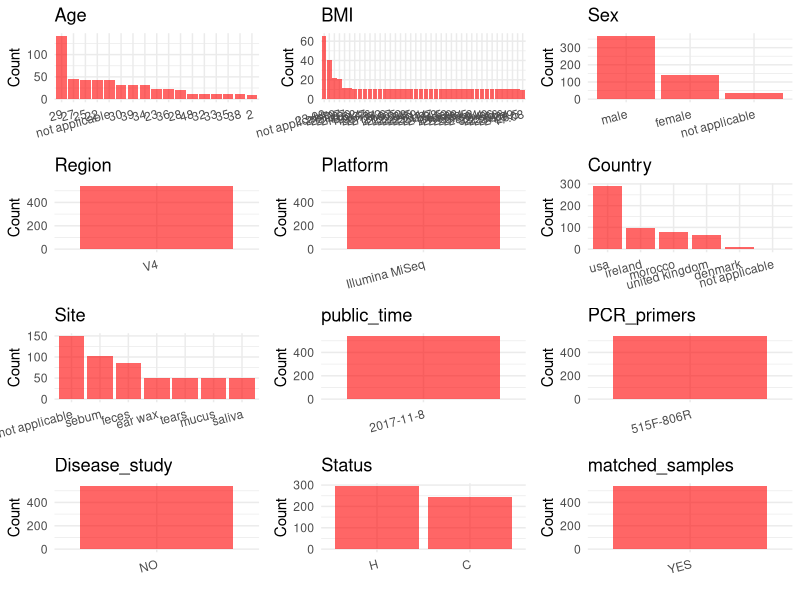

Generate this figure with R: (Note: this script raises an error after producing the figure.)
## ---- chunk 1
# Load necessary libraries
library(dplyr)
library(ggplot2)
library(cowplot)

# Set working directory (update this path to your local directory)
setwd("D:/metadata/qiita_11404")

# Read the initial metadata files
initial_meta<-read.csv("SraRunTable.tsv", header = TRUE ,sep = "\t", stringsAsFactors = FALSE)

# Combine the two metadata files
#meta <- rbind(initial_meta, initial_meta1)

#Remove entries non-oral samples
#initial_meta <- subset(initial_meta, scientific_name == "human oral metagenome")

# Check the number of samples containing "HT" in Sample.Name (e.g., healthy controls)
#nrow(subset(meta, grepl("HT", Sample.Name)))

# Display the first few rows of the metadata
head(initial_meta)
## ---- chunk 2
# Create a uniform metadata dataframe
metadata <- data.frame(
  BioProject = "qiita_11404",
  Run = initial_meta$sample_name,
  sample_name = initial_meta$sample_name,
  Age = initial_meta$age_years,
  BMI = initial_meta$bmi,
  Sex=initial_meta$sex,
  Region = "V4",
  Platform = "Illumina MiSeq",
  Country = initial_meta$country,
  Site = initial_meta$env_material,
  public_time = "2017-11-8",
  stringsAsFactors = FALSE
)
## ---- chunk 3
# Add information obtained from the publication
metadata$PCR_primers <- "515F-806R"
metadata$title <- "A multi-cultural characterization of human-environmental interaction through metabolomic and microbiome profiling"
metadata$Disease_study <- "NO"
# Assign disease status based on sample_name patterns
#metadata$Status<-"H"
metadata$Site <- ifelse(is.na(metadata$Site),
                        initial_meta$sample_type,
                        metadata$Site)
metadata <- metadata %>%
  mutate(Status = case_when(
    initial_meta$subset_healthy == "TRUE" ~ "H",
    initial_meta$subset_healthy == "FALSE" ~ "C"
  ))

fields <- c("Age", "BMI", "Sex")

stopifnot(all(fields %in% colnames(metadata)))


has_duplicate <- metadata %>% 
  select(all_of(fields)) %>% 
  na.omit() %>%                
  duplicated() %>%             
  any()                        

metadata <- metadata %>% 
  mutate(matched_samples = if (has_duplicate) "YES" else "NO")

output_df <- metadata %>% 
  filter(matched_samples == "YES" | 
        (matched_samples == "NO" & Site == "saliva"))

cat("Total rows in output_df :", nrow(output_df), "\n")
cat("YES rows                :", sum(output_df$matched_samples == "YES"), "\n")
cat("NO          :", sum(output_df$matched_samples == "NO"), "\n")
## ---- chunk 4
# Check the number of unique runs and sample names
print(paste("Number of unique runs:", length(unique(metadata$Run))))
print(paste("Number of unique sample names:", length(unique(metadata$sample_name))))
## ---- chunk 5
# Select columns for visualization
plot_data <- metadata %>%
  select(-BioProject, -Run, -sample_name, -title)

# Function to create simple plots for each column
create_simple_plots <- function(data) {
  plots <- list()
  
  for (col in colnames(data)) {
    # Check if the column is all NA
    if (all(is.na(data[[col]]))) {
      # Create an empty plot with text indicating all NA
      p <- ggplot() +
        annotate("text", x = 0.5, y = 0.5, label = "this column is NA", size = 6) +
        labs(title = col) +
        theme_void()
    } else if (is.numeric(data[[col]])) {
      # Numeric variable: histogram
      p <- ggplot(data, aes(x = .data[[col]])) +
        geom_histogram(fill = "blue", alpha = 0.6, bins = 20, na.rm = TRUE) +
        labs(title = col) +
        theme_minimal()
    } else {
      # Categorical variable: bar plot (remove NA values)
      count_data <- as.data.frame(table(data[[col]], useNA = "ifany"))
      p <- ggplot(count_data, aes(x = reorder(Var1, -Freq), y = Freq)) +
        geom_col(fill = "red", alpha = 0.6) +
        labs(title = col, x = NULL, y = "Count") +
        theme_minimal() +
        theme(axis.text.x = element_text(angle = 15, hjust = 1))
    }
    plots[[col]] <- p
  }
  
  return(plots)
}

# Generate and arrange plots
plots <- create_simple_plots(plot_data)
p<-plot_grid(plots$Age, 
          plots$BMI, 
          plots$Sex, 
          plots$Region, 
          plots$Platform, 
          plots$Country, 
          plots$Site,
          plots$public_time, 
          plots$PCR_primers,
          plots$Disease_study,
          plots$Status,
          plots$matched_samples,# add 
          ncol = 3, align = "hv", axis = "lb")
ggsave("Metadata_Summary.png", plot = p, width = 8, height = 6, dpi = 150)
## ---- chunk 6
knitr::include_graphics("metadata_summary.png")
## ---- chunk 7
# Reorder columns to match the desired format
metadata <- metadata[, c(
  "BioProject", "Run", "sample_name", "Age", "BMI", "Sex", 
  "Region", "Platform", "Country", "Site", "public_time", 
  "PCR_primers", "title", "Disease_study", "Status","matched_samples"
)]

# Export the uniform metadata to a CSV file
write.csv(metadata, file = "metadata.csv", quote = TRUE)
head(metadata)
